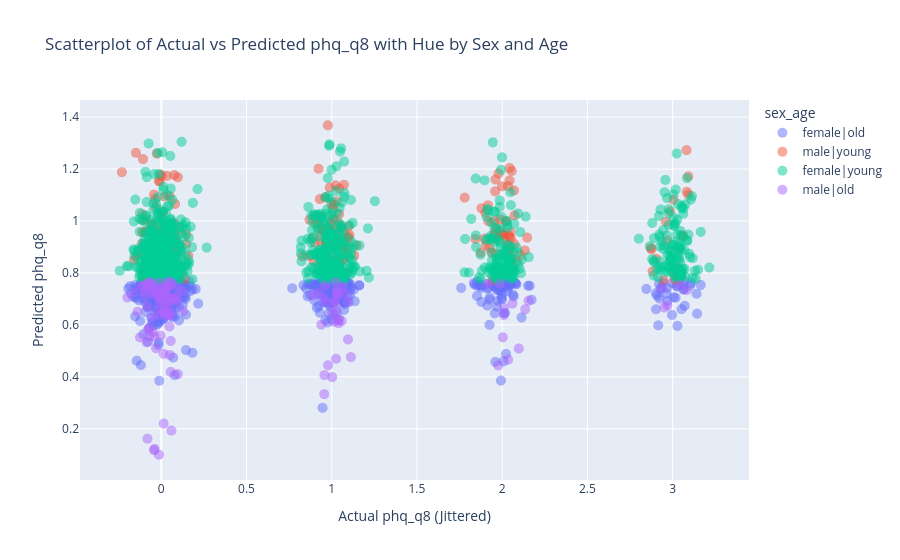

Notebook code for this chart:
### Markdown cell above
The table shows the VIF values for each term in your linear regression model. Remember that VIF measures how much the variance of an estimated regression coefficient increases if your predictors are correlated. A high VIF indicates a high degree of multicollinearity, which can make it difficult to interpret the coefficients and assess the importance of individual predictors.



Interpreting VIF Values:

    1. VIF = 1: No multicollinearity.
    2. 1 < VIF < 5: Moderate multicollinearity.
    3. VIF >= 5 or 10: High multicollinearity. This suggests that the coefficient estimates may be unreliable.

In our case, all the VIF values (excluding the intercept) are below 5, and most are very close to 1. This indicates that there is very little evidence of multicollinearity in your model. This contradicts the earlier warning based on the high condition number!

Why the Discrepancy?

The high condition number was a potential warning sign, but VIF provides a more specific and reliable assessment of multicollinearity. There are a few reasons why the condition number might be high even when VIF values are low:

Scaling Issues: The condition number is sensitive to the scaling of the variables. If the variables have very different scales (e.g., one variable ranges from 0 to 1, while another ranges from 1000 to 10000), this can inflate the condition number even if the variables are not highly correlated. The scaling issues might be the results of different values from step_count_m7, and the dummy variables.

Conclusion:

Based on the VIF values, you do not have a multicollinearity problem in your model. Therefore, you don't need to take any specific actions to address multicollinearity (such as removing variables).

## Important Note: 
Even though you don't have multicollinearity, remember that your model still has a very low R-squared (0.020), meaning it doesn't explain much of the variance in phq_q8. The low R-squared is more concerning than a multicollinearity issue because it indicates that the model is simply not capturing the important factors that influence phq_q8. Therefore, it's important to keep working on improving the model.

### Code cell
import numpy as np
import pandas as pd
import plotly.express as px

def plot_actual_vs_predicted(model, df_clean, target):
    # Get the actual and predicted values
    df_clean['predicted'] = model.fittedvalues
    df_clean['sex_age'] = (df_clean['sex'] + '|' + df_clean['age_binary']).apply(lambda x: x.lower())

    # Add jitter to the actual target values
    jitter = np.random.normal(0, 0.075, size=len(df_clean[target]))
    df_clean[f'{target}_jittered'] = df_clean[target] + jitter

    # Generate the scatter plot with hue using Plotly Express
    fig = px.scatter(df_clean, 
                     x=f'{target}_jittered', 
                     y='predicted', 
                     color='sex_age', 
                     title=f'Scatterplot of Actual vs Predicted {target} with Hue by Sex and Age',
                     labels={f'{target}_jittered': f'Actual {target} (Jittered)', 'predicted': f'Predicted {target}'},
                     opacity=0.5)

    fig.update_traces(marker=dict(size=10))  # Set marker size
    fig.show()

# Example usage
plot_actual_vs_predicted(model, df_clean, 'phq_q8')

### Figure 1 — Plotly figure (JSON) as saved in the notebook; plotly's stock layout.template omitted (floating-point values rounded to 4 significant figures; data arrays with more than 128 entries replaced by an {"elided": "..."} marker saying what was removed)
{"data": [{"hovertemplate": "sex_age=female|old<br>Actual phq_q8 (Jittered)=%{x}<br>Predicted phq_q8=%{y}<extra></extra>", "legendgroup": "female|old", "marker": {"color": "#636efa", "opacity": 0.5, "size": 10, "symbol": "circle"}, "mode": "markers", "name": "female|old", "showlegend": true, "type": "scattergl", "x": {"elided": "581 float values"}, "xaxis": "x", "y": {"elided": "581 float values"}, "yaxis": "y"}, {"hovertemplate": "sex_age=male|young<br>Actual phq_q8 (Jittered)=%{x}<br>Predicted phq_q8=%{y}<extra></extra>", "legendgroup": "male|young", "marker": {"color": "#EF553B", "opacity": 0.5, "size": 10, "symbol": "circle"}, "mode": "markers", "name": "male|young", "showlegend": true, "type": "scattergl", "x": {"elided": "244 float values"}, "xaxis": "x", "y": {"elided": "244 float values"}, "yaxis": "y"}, {"hovertemplate": "sex_age=female|young<br>Actual phq_q8 (Jittered)=%{x}<br>Predicted phq_q8=%{y}<extra></extra>", "legendgroup": "female|young", "marker": {"color": "#00cc96", "opacity": 0.5, "size": 10, "symbol": "circle"}, "mode": "markers", "name": "female|young", "showlegend": true, "type": "scattergl", "x": {"elided": "858 float values"}, "xaxis": "x", "y": {"elided": "858 float values"}, "yaxis": "y"}, {"hovertemplate": "sex_age=male|old<br>Actual phq_q8 (Jittered)=%{x}<br>Predicted phq_q8=%{y}<extra></extra>", "legendgroup": "male|old", "marker": {"color": "#ab63fa", "opacity": 0.5, "size": 10, "symbol": "circle"}, "mode": "markers", "name": "male|old", "showlegend": true, "type": "scattergl", "x": [-0.04524, 0.0592, 0.01346, 0.01736, 0.01082, 0.09321, -0.01052, 0.02602, 0.009033, -0.06219, 0.05632, -0.07926, -0.1162, 3.083, 1.033, 0.9245, 1.034, -0.02314, 2.01, 2.004, 0.01869, -0.01255, 0.02944, -0.08168, 3.039, 1.029, 1.913, 2.938, 0.04001, 2.155, 1.019, 0.02588, 2.01, 0.05567, -0.006452, -0.08556, -0.0692, -0.004125, 2.969, -0.00742, 1.08, 2.06, 1.028, 2.952, 0.9562, 1.058, -0.07361, 0.05531, -0.08121, -0.01392, 0.01417, -0.04275, -0.039, 0.04866, 0.02602, 0.08845, -0.09688, -0.1992, -0.1583, -0.07558, -0.106, 0.03918, -0.0315, 0.9568, 0.09658, -0.05006, 1.112, 1.003, 1.022, 1.011, -0.04201, 0.08788, 1.003, 0.0256, 0.1213, 0.08644, -0.05437, -0.01735, 0.1282, 0.05227, -0.1391, 0.04984, -0.09263, 0.05842, 0.06326, -0.0797, 1.04, 0.05309, 0.9788, -0.0699, 0.04806, -0.03707, 0.04055, 1.043, 1.095, 1.013, 2.097, 1.976, 0.9531, 0.01395, 0.05004, -0.03017, -0.1246, 1.025, 1.065, 1.986, 0.02957, -0.06732, -0.02011, -0.03323, 2.135, 0.04266, 2.035, 0.008632, 0.9387, 0.02709, -0.06299, 0.9601, -0.01451, 0.0547, -0.06703, 0.03481, 1.094, 0.01491, 0.8887, 0.9669, 1.025], "xaxis": "x", "y": [0.7178, 0.1931, 0.722, 0.71, 0.6881, 0.6902, 0.7036, 0.7316, 0.7286, 0.7458, 0.7561, 0.7586, 0.7497, 0.734, 0.7183, 0.724, 0.7157, 0.7162, 0.6379, 0.5523, 0.6518, 0.7092, 0.6458, 0.6708, 0.7542, 0.7267, 0.757, 0.7404, 0.6376, 0.6932, 0.6901, 0.639, 0.6658, 0.5381, 0.6394, 0.5329, 0.5561, 0.5588, 0.6755, 0.6946, 0.7189, 0.6816, 0.731, 0.6671, 0.3333, 0.6153, 0.7496, 0.4191, 0.1619, 0.1001, 0.2204, 0.1178, 0.1228, 0.7015, 0.7451, 0.7447, 0.7279, 0.7053, 0.7269, 0.7564, 0.7515, 0.7466, 0.7283, 0.4068, 0.4106, 0.5722, 0.476, 0.3991, 0.7645, 0.6882, 0.5555, 0.7036, 0.6461, 0.7401, 0.7297, 0.7055, 0.6285, 0.6628, 0.6525, 0.6437, 0.6507, 0.7017, 0.7126, 0.7015, 0.6981, 0.5802, 0.6063, 0.6358, 0.4447, 0.5869, 0.5938, 0.7474, 0.6872, 0.6238, 0.5441, 0.6128, 0.5088, 0.4442, 0.7041, 0.4887, 0.4841, 0.5101, 0.552, 0.4696, 0.7472, 0.7575, 0.7462, 0.7606, 0.7333, 0.7239, 0.6604, 0.6675, 0.4662, 0.6455, 0.601, 0.6599, 0.7585, 0.7522, 0.7627, 0.7659, 0.7651, 0.7656, 0.6889, 0.6864, 0.7137, 0.6887, 0.6575], "yaxis": "y"}], "layout": {"legend": {"title": {"text": "sex_age"}, "tracegroupgap": 0}, "title": {"text": "Scatterplot of Actual vs Predicted phq_q8 with Hue by Sex and Age"}, "xaxis": {"anchor": "y", "domain": [0, 1], "title": {"text": "Actual phq_q8 (Jittered)"}}, "yaxis": {"anchor": "x", "domain": [0, 1], "title": {"text": "Predicted phq_q8"}}}}
